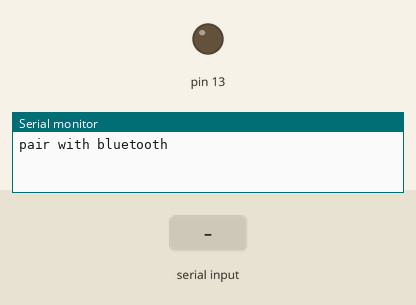
Simulated run of this sketch. Board: Arduino Uno, built with avr-gcc and run on an emulated ATmega328P. Shown: output pins drawn as LEDs (lit = HIGH), the last lines printed to the serial monitor. The test bench sets the inputs (shaded band).

Above: at 1.2 s.
1.3 s: "C" received over the second serial link
At 2.4 s:
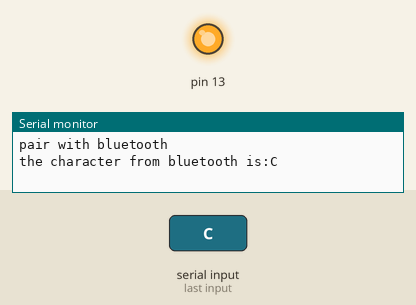
2.8 s: "D" received over the second serial link
At 3.6 s:
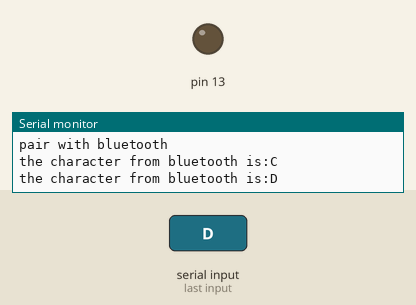
Timing chart, 0 to 5.8 s (numbered marks = the images above; inputs shaded):
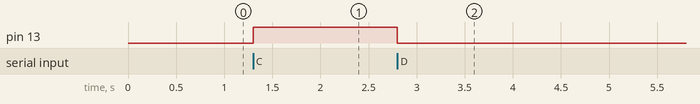

The sketch:

bluetoothmodule.ino
```cpp
#include<SoftwareSerial.h>
SoftwareSerial bluetooth(12,7); //(RX,TX) rx to uno
char bt='0';
void setup() {
  // put your setup code here, to run once:
  bluetooth.begin(9600);
  Serial.begin(9600);
  Serial.println("pair with bluetooth");
  pinMode(13,OUTPUT);
}

void loop() {
  // put your main code here, to run repeatedly:
  if(bluetooth.available()){
    bt = bluetooth.read();
    Serial.println("the character from bluetooth is:"+String(bt));
  }
  switch(bt){
    case 'C':
        digitalWrite(13,HIGH);
        break;
    case 'D':
        digitalWrite(13,LOW);
        break;
  }
  }
```

Measured:
- after the input at 1.3 s, pin 13: LOW → HIGH at once
- after the input at 2.8 s, pin 13: HIGH → LOW at once
